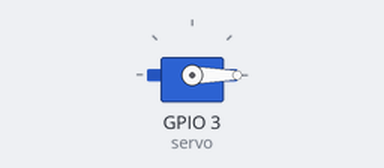
This program was run on a simulated Raspberry Pi (BCM pin numbers). Parts: servo. Servo angles are drawn from the pulse width (0.5 ms = 0°, 2.5 ms = 180°). At 14.0 s the program stops and its outputs stay as they are.

Above: at 0.1 s.
At 4.1 s:
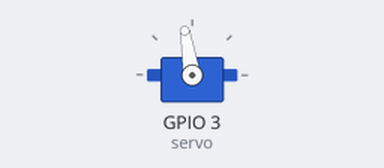
At 6.1 s:
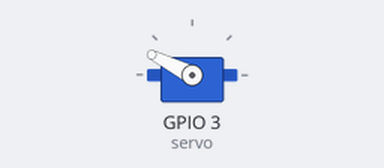
At 10.1 s:
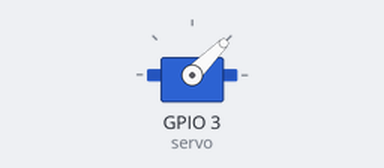
Timing chart, 0 to 13.5 s (numbered marks = the images above):
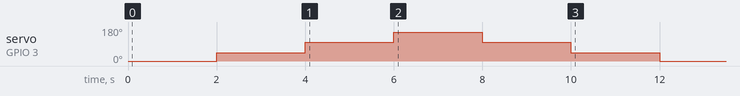

Measured:
- by itself, servo on GPIO 3 (servo): 0° → 45° at 2.0 s, → 99° 2.0 s later, → 153° 2.0 s later, → 99° 2.0 s later, … (6 changes in this stretch)

The program:

servotest2.py
```python
import RPi.GPIO as GPIO
from time import sleep

servo = 3

GPIO.setmode(GPIO.BCM)
GPIO.setup(servo, GPIO.OUT)

pwm=GPIO.PWM(servo,50)
pwm.start(0)

pwm.ChangeDutyCycle(2)
sleep(2);
pwm.ChangeDutyCycle(5)
sleep(2);
pwm.ChangeDutyCycle(8)
sleep(2);
pwm.ChangeDutyCycle(11)
sleep(2);
pwm.ChangeDutyCycle(8)
sleep(2);
pwm.ChangeDutyCycle(5)
sleep(2);
pwm.ChangeDutyCycle(2)
sleep(2)
pwm.ChangeDutyCycle(0)

pwm.stop()
GPIO.cleanup()
```
